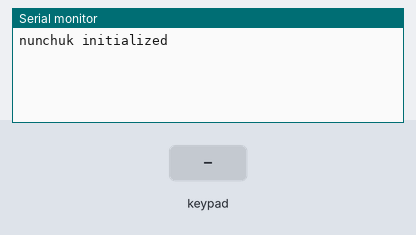
A sketch run on a simulated Arduino Uno, built with avr-gcc and run on an emulated ATmega328P. On the bench: the last lines printed to the serial monitor. The inputs (shaded band) are chosen by the test bench.

Above: at 1.2 s.
1.3 s: key 'U' pressed
At 2.0 s:
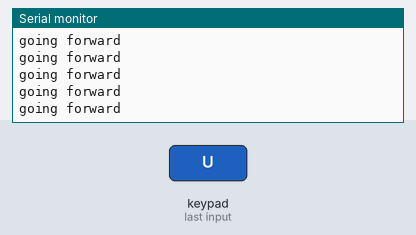
2.8 s: key 'D' pressed
At 3.6 s:
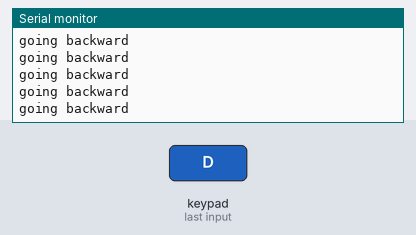
4.3 s: key 'L' pressed
At 5.1 s:
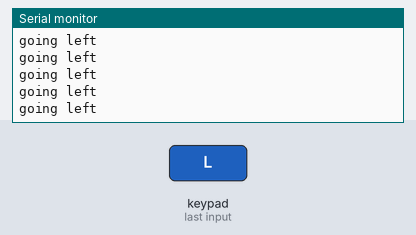
5.8 s: key 'R' pressed
At 6.7 s:
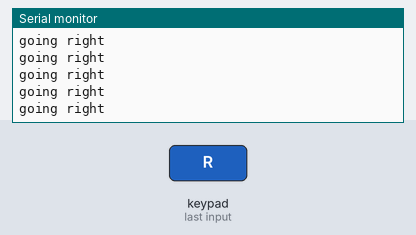

The sketch:

nunchukDirectionTest.ino
```cpp
/* Sketch to demo control input from the nunchuk in 4 directions
   Can add more directions if needed */

#include <Wire.h>
#include <ArduinoNunchuk.h>

ArduinoNunchuk nunchuk = ArduinoNunchuk();

void setup() {
  Serial.begin(9600);
  nunchuk.init();
  Serial.print("nunchuk initialized\n");

}

void loop() {
  nunchuk.update();

  if (nunchuk.analogX < 50) {
    Serial.print("going left\n");
  }
  else if (nunchuk.analogX > 200) {
    Serial.print("going right\n");
  }
  else if (nunchuk.analogY > 200) {
    Serial.print("going forward\n");
  }
  else if (nunchuk.analogY < 50) {
    Serial.print("going backward\n");
  }

  delay(50);

}
```

Measured:
- after the input at 1.3 s, the serial monitor: prints a new line at once (image 1)
- after the input at 2.8 s, the serial monitor: prints a new line at once (image 2)
- after the input at 4.3 s, the serial monitor: prints a new line at once (image 3)
- after the input at 5.8 s, the serial monitor: prints a new line at once (image 4)
